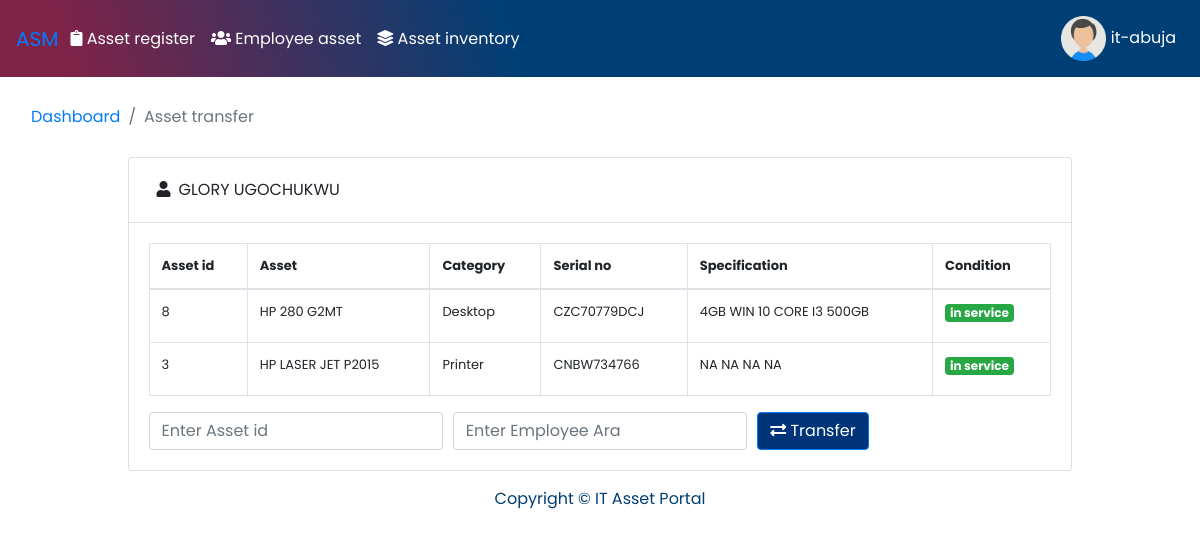
The page /asset_transfer_details.php?check=0001 (signed in) on the database its author committed.
### tables this page shows
CREATE TABLE IF NOT EXISTS `employees` (
  `employee_id` varchar(200) NOT NULL,
  `user` varchar(100) NOT NULL,
  `department` varchar(100) NOT NULL,
  `office` varchar(100) NOT NULL,
  `unit` varchar(100) NOT NULL,
  `extension` varchar(100) NOT NULL,
  `has_edit` int(20) NOT NULL,
  `status` int(20) NOT NULL,
  `location_id` int(11) NOT NULL,
  PRIMARY KEY (`employee_id`)
);

CREATE TABLE IF NOT EXISTS `it_asset` (
  `asset_id` int(20) NOT NULL AUTO_INCREMENT,
  `asset_category_id` int(20) NOT NULL,
  `description` varchar(100) NOT NULL,
  `serialno` varchar(100) NOT NULL,
  `ram` varchar(100) NOT NULL,
  `hdd` varchar(100) NOT NULL,
  `os` varchar(100) NOT NULL,
  `processor` varchar(100) NOT NULL,
  `con` varchar(20) NOT NULL,
  `has_edit` int(20) NOT NULL,
  `location_id` int(20) NOT NULL,
  `salvage_value` int(11) DEFAULT NULL,
  PRIMARY KEY (`asset_id`)
);

CREATE TABLE IF NOT EXISTS `employee_asset` (
  `employee_asset_id` int(20) NOT NULL AUTO_INCREMENT,
  `asset_id` int(20) NOT NULL,
  `employee_id` varchar(200) NOT NULL,
  `date_assigned` timestamp NOT NULL DEFAULT CURRENT_TIMESTAMP ON UPDATE CURRENT_TIMESTAMP,
  `transfer_status` int(11) NOT NULL,
  `transfer_date` datetime NOT NULL,
  `location_id` int(20) NOT NULL,
  `tr_response` int(20) NOT NULL,
  PRIMARY KEY (`employee_asset_id`)
);

CREATE TABLE IF NOT EXISTS `asset_category` (
  `asset_category_id` int(20) NOT NULL AUTO_INCREMENT,
  `asset_category_desc` varchar(100) NOT NULL,
  PRIMARY KEY (`asset_category_id`)
);

### asset_transfer_details.php (the view, shortened to what this page needs)
<?php
 include ('includes/db_config.php');
if (isset($_GET['check'])) {
$ara=$_GET['check'];
$getresult = $conn->query("SELECT * FROM employees WHERE employee_id='".$ara."' ");
$employees = $getresult->fetch();
$result = $conn->query(" SELECT * FROM it_asset INNER JOIN asset_category ON it_asset.asset_category_id = asset_category.asset_category_id
INNER JOIN employee_asset ON it_asset.asset_id = employee_asset.asset_id
 WHERE employee_id = '".$ara."' ");
$check = $result->fetchAll();
}
?>
<!DOCTYPE html>
<html lang="en">
<head>
  <link href="vendor/fontawesome-free/css/all.min.css" rel="stylesheet" type="text/css">
  <link href="vendor/datatables/dataTables.bootstrap4.css" rel="stylesheet">
  <link href="css/sb-admin.css" rel="stylesheet">
</head>
<body id="page-top">
<?php
include_once "nav.php";
?>
  <div id="wrapper">
    <div id="content-wrapper">
      <div class="container-fluid">
        <ol class="breadcrumb bg-white">
          <li class="breadcrumb-item">
            <a href="index.php">Dashboard</a>
          </li>
          <li class="breadcrumb-item active">Asset transfer</li>
        </ol>
       <div class="col-lg-10 mx-auto mb-3">
       <div class="card ">
        <div class="card-header"style="background-color:#ffff;">
        <div class="container">
       <div class="row">
       <div class="col-md-1-12 ml-2 mt-2 mb-2">
      <i class="fas fa-user    "></i>
         </div>
         <div class="col-md-1-12 ml-2 mt-2 mb-2">
         <?php echo $employees['user']; ?>
         </div>
       </div>
     </div>
        </div>
        <div class="card-body">
        <div class="table-responsive">
        <table class="table table-bordered"  width="100%" cellspacing="0">
        <thead>
         <tr>
         <th>Asset id</th>
        <th>Asset</th>
        <th>Category</th>
        <th>Serial no</th>
        <th>Specification</th>
        <th>Condition</th>
        </tr>
        </thead>
        <tbody>
      <?php foreach ($check as $loop) : ?>
        <tr>
        <td><?php echo $loop['asset_id'] ?></td>
        <td><?php echo $loop['description'] ?></td>
        <td><?php echo $loop['asset_category_desc'] ?></td>
        <td><?php echo $loop['serialno'] ?></td>
        <td>
        <?php echo $loop['ram'] ?>
         <?php echo $loop['os'] ?>
         <?php echo $loop['processor'] ?>
         <?php echo $loop['hdd'] ?>
        </td>
      <td>
      <?php
      if ($loop['con']== 'in service' ) {
                  echo '
                  <h6 > <span class="badge badge-success">in service</span></h6>
                  ';
                }elseif ($loop['con']== 'out of service' ) {
                  echo '
                  <h6 "> <span class="badge badge-warning">out of service</span></h6>
                  ';
                }
                 ?>
    </td>
        </tr>
      <?php endforeach; ?>
   </tbody>
  </table>
  </div>
  <form method="post">
  <div class="form-row ">
  <div class="col">
      <input type="text" class="form-control" placeholder="Enter Asset id " name="assetid" required>
    </div>
    <div class="col">
      <input type="text" class="form-control" placeholder="Enter Employee Ara" name="newara" required>
    </div>
    <div class="col">
    <button name="transfer" type="submit" class="btn btn-primary btn-md" style="background-color:#003479; color:#ffff">
<i class="fas fa-exchange-alt    "></i> Transfer</button>
    </div>
 </div>
</form>
</div>
  </div>
  </div>
<footer class="">
        <div class="container-fluid my-auto">
          <div class="copyright text-center my-auto" style=" color: #003F75">
            <span>Copyright © IT Asset Portal</span>
          </div>
        </div>
      </footer>
    </div>
  </div>
</body>

### rows shown on the page
employees: user "GLORY UGOCHUKWU"
it_asset: employee_asset.asset_id "8", description "HP 280 G2MT", asset_category.asset_category_desc "Desktop", serialno "CZC70779DCJ", ram "4GB", os "WIN 10", processor "CORE I3", hdd "500GB", con "in service"
it_asset: employee_asset.asset_id "3", description "HP LASER JET P2015", asset_category.asset_category_desc "Printer", serialno "CNBW734766", ram "NA", os "NA", processor "NA", hdd "NA", con "in service"

### other values the page prints
$_SESSION['username'] "it-abuja"
